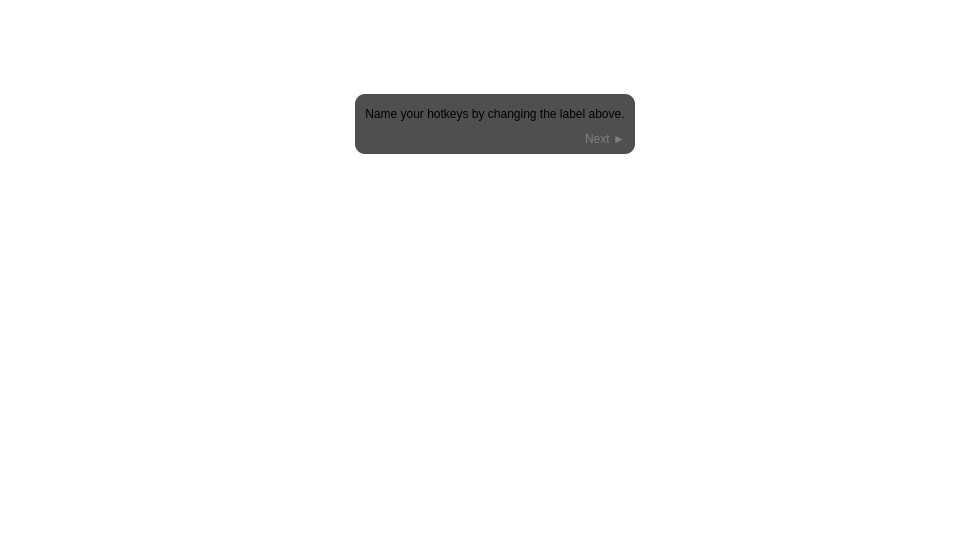
  <widget class="QGroupBox" name="slide_05">
   <property name="geometry">
    <rect>
     <x>960</x>
     <y>0</y>
     <width>960</width>
     <height>540</height>
    </rect>
   </property>
   <property name="styleSheet">
    <string notr="true">background: transparent;
border: 0px;</string>
   </property>
   <property name="title">
    <string/>
   </property>
   <widget class="QGroupBox" name="instruction_05">
    <property name="geometry">
     <rect>
      <x>355</x>
      <y>94</y>
      <width>280</width>
      <height>60</height>
     </rect>
    </property>
    <property name="styleSheet">
     <string notr="true">QGroupBox { background: #B0000000; border-radius: 10px; }</string>
    </property>
    <property name="title">
     <string/>
    </property>
    <widget class="QPushButton" name="next_05">
     <property name="geometry">
      <rect>
       <x>220</x>
       <y>35</y>
       <width>60</width>
       <height>20</height>
      </rect>
     </property>
     <property name="styleSheet">
      <string notr="true">QPushButton { color: #808080; }
QPushButton:hover { color: #C0C0C0; }</string>
     </property>
     <property name="text">
      <string>Next ►</string>
     </property>
    </widget>
    <widget class="QLabel" name="label_05">
     <property name="geometry">
      <rect>
       <x>10</x>
       <y>0</y>
       <width>260</width>
       <height>40</height>
      </rect>
     </property>
     <property name="text">
      <string>Name your hotkeys by changing the label above.</string>
     </property>
     <property name="alignment">
      <set>Qt::AlignCenter</set>
     </property>
     <property name="wordWrap">
      <bool>true</bool>
     </property>
    </widget>
    <zorder>label_05</zorder>
    <zorder>next_05</zorder>
   </widget>
  </widget>
